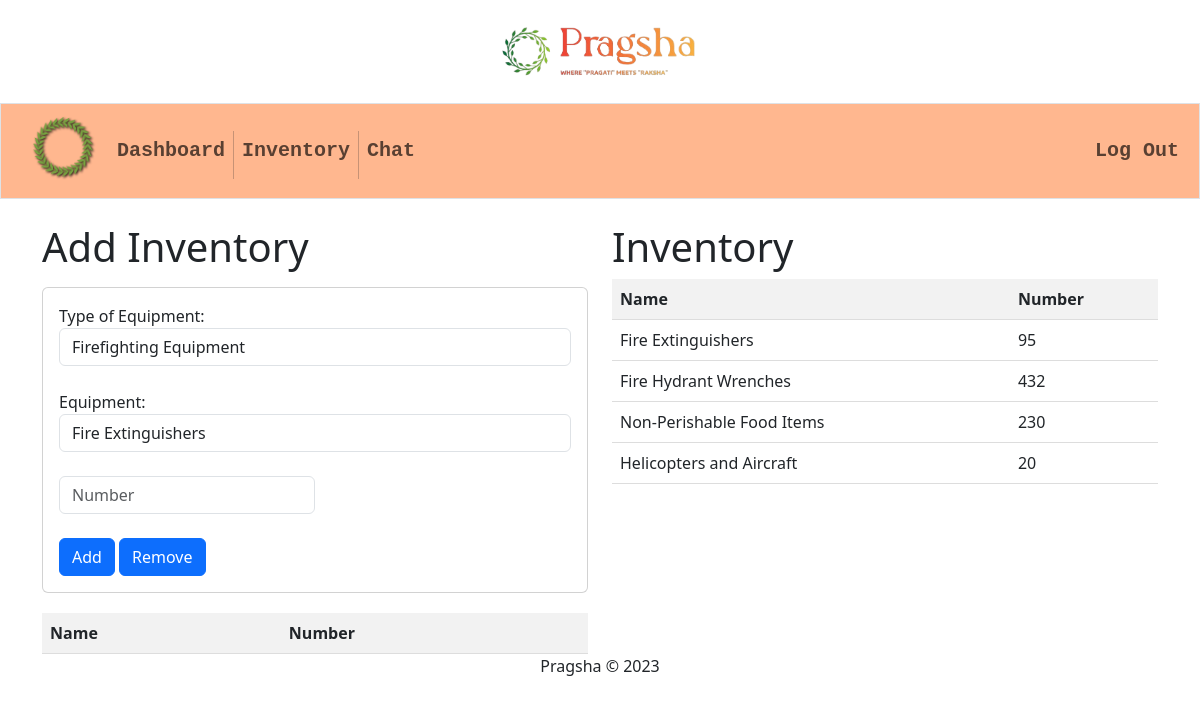
Page /agency/inventory/ (signed in) on the committed database.
### agency/models.py (models this page shows)
class Inventory(models.Model):
    inventory_id = models.AutoField(primary_key=True)
    agency_id = models.ForeignKey(Agency, on_delete=models.CASCADE)
    name = models.CharField(max_length=100)
    number = models.IntegerField()

### agency/views.py (the view)
# urls.py: path("inventory/", views.add_inventory, name="inventory"),
@csrf_exempt
def add_inventory(request):
    if request.method == "POST":
        name = request.POST["name"]
        number = request.POST["number"]
        agency_id = Agency.objects.get(
            agency_id=request.session["agency_id"]
        )
        if Inventory.objects.filter(
            name=name,
            agency_id=agency_id
            ).exists():
            Inventory.objects.filter(
                name=name,
                agency_id=agency_id,
            ).update(
                number=Inventory.objects.filter(
                    name=name,
                    agency_id=agency_id,
                )
                .values("number")
                .first()["number"]
                + int(number)
            )
            data = {
                "id": Inventory.objects.filter(
                    name=name,
                    agency_id=agency_id,
                )
                .values("inventory_id")
                .first()["inventory_id"],
                "name": name,
                "number": Inventory.objects.filter(
                    name=name,
                    agency_id=agency_id,
                )
                .values("number")
                .first()["number"],
            }
        else:
            inventory = Inventory(
                agency_id=agency_id,
                name=name,
                number=number,
            )
            inventory.save()
            data = {
                "id": inventory.inventory_id,
                "name": inventory.name,
                "number": inventory.number,
            }
        return JsonResponse({"status": "success", "data": data})
    else:
        inv = Inventory.objects.filter(agency_id=request.session["agency_id"]).values()
        return render(
            request, "agency/inventory.html", {"form": InventoryForm(), "inv": inv, "inventory": INVENTORY}
        )

### agency/views.py
class InventoryForm(forms.ModelForm):
    agency_id = forms.CharField(widget=forms.HiddenInput, required=False)
    name = forms.CharField(max_length=100, label="Name")
    number = forms.IntegerField(label="Number")
    class Meta:
        model = Inventory
        fields = ["name", "number"]

### agency/templates/agency/inventory.html (shortened to what this page needs)
{% extends 'agencydash/layout.html' %}
{% block main %}
<div class="row">
  <div class="col">
    <h1>Add Inventory</h1>
    <form id="inventory-form" class="form-inline">
      <div class="card mt-3">
        <div class="card-body">
          <div class="form-group">
            <label for="type">Type of Equipment:</label>
            <select id="type" class="form-control mr-2">
              {% for type in inventory %}
              <option value="{{ type }}">{{ type }}</option>
              {% endfor %}
            </select>
          </div>
          <br>
          <div class="form-group">
            <label for="name">Equipment:</label>
            <select id="name" name="name" class="form-control mr-2">
            </select>
          </div>
          <br>
          <div class="form-group">
            <input type="number" name="number" id="number" class="form-control mr-2" placeholder="Number"
              style="width:50% !important;" required>
          </div>
          <br>
          <button id="add" type="submit" class="btn btn-primary">Add</button>
          <button id="remove" type="submit" class="btn btn-primary">Remove</button>
        </div>
      </div>
    </form>
    <table id="inventory-table">
      <thead>
        <tr>
          <th>Name</th>
          <th>Number</th>
        </tr>
      </thead>
    </table>
  </div>
  <div class="col">
    <h1>Inventory</h1>
    <table id="inventory-table">
      <thead>
        <tr>
          <th>Name</th>
          <th>Number</th>
        </tr>
      </thead>
      <tbody>
        {% for item in inv %}
        <tr>
          <td>{{ item.name }}</td>
          <td>{{ item.number }}</td>
        </tr>
        {% endfor %}
      </tbody>
    </table>
  </div>
</div>
{% endblock %}

### authentification/static/style.css (style rules this page uses)
body { font-family: Arial, sans-serif; background-color: #fff6ef; overflow-x: hidden; }

### agency/templates/agency/inventory.html (style rules this page uses)
#inventory-form { margin-bottom: 20px; }
#inventory-table { border-collapse: collapse; width: 100%; }
#inventory-table th, #inventory-table td { padding: 8px; text-align: left; border-bottom: 1px solid #ddd; }
#inventory-table th { background-color: #f2f2f2; }

### rows in the picture
Inventory: name "Fire Extinguishers", number "95"
Inventory: name "Fire Hydrant Wrenches", number "432"
Inventory: name "Non-Perishable Food Items", number "230"
Inventory: name "Helicopters and Aircraft", number "20"

### other values in the picture
form field value "Firefighting Equipment"
